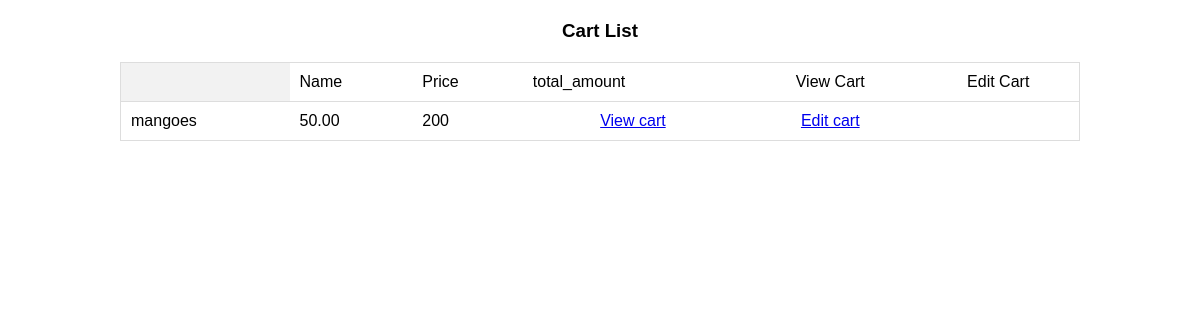
/cart/cart/list/, run on an earlier commit of the app's database.
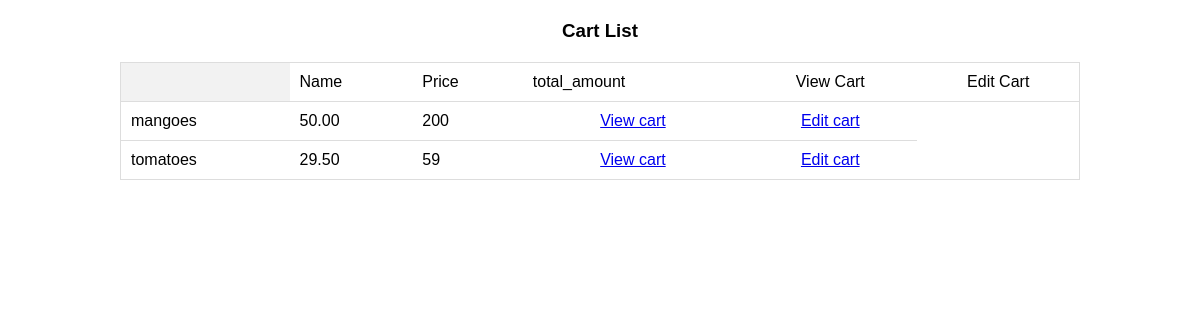
And on a later commit of the database.
### cart/models.py (models this page shows)
class Cart(models.Model):
    inventory=models.ManyToManyField(Products)
    name=models.CharField(max_length=32)
    price=models.DecimalField(max_digits=8,decimal_places=2)
    total_amount=models.PositiveBigIntegerField()
    date_created=models.DateTimeField(auto_now_add=True)
    date_updated=models.DateTimeField(auto_now=True)

### cart/views.py (the view)
# urls.py: path("cart/list/", cart_list, name= "cart_list"),
def cart_list(request):
    carts= Cart.objects.all()
    return render(request, 'cart/cart_list.html', {'carts': carts})

### templates/cart/cart_list.html (shortened to what this page needs)
<!DOCTYPE html>
<html lang="en">
<head>
</head>
<body>
 <h3>Cart List</h3>
 <table>
    <th>
    <td>Name</td>
    <td>Price</td>
    <td>total_amount</td>
    <td class="center">View Cart</td>
    <td class="center">Edit Cart</td>
</th>
{% for cart in carts%}
<tr>
    <td>{{cart.name}}</td>
    <td>{{cart.price}}</td>
    <td>{{cart.total_amount}}</td>
    <td class="center"><a href="{%url cart_details id=cart.id}"> View cart</a></td>
    <td class="center"><a href="{%urlcart_edit id=cart.id}"> Edit cart</a></td>
</table>

What changed in the data, as far as the page shows it:
added Cart: name "tomatoes", price "29.50", total_amount "59"
